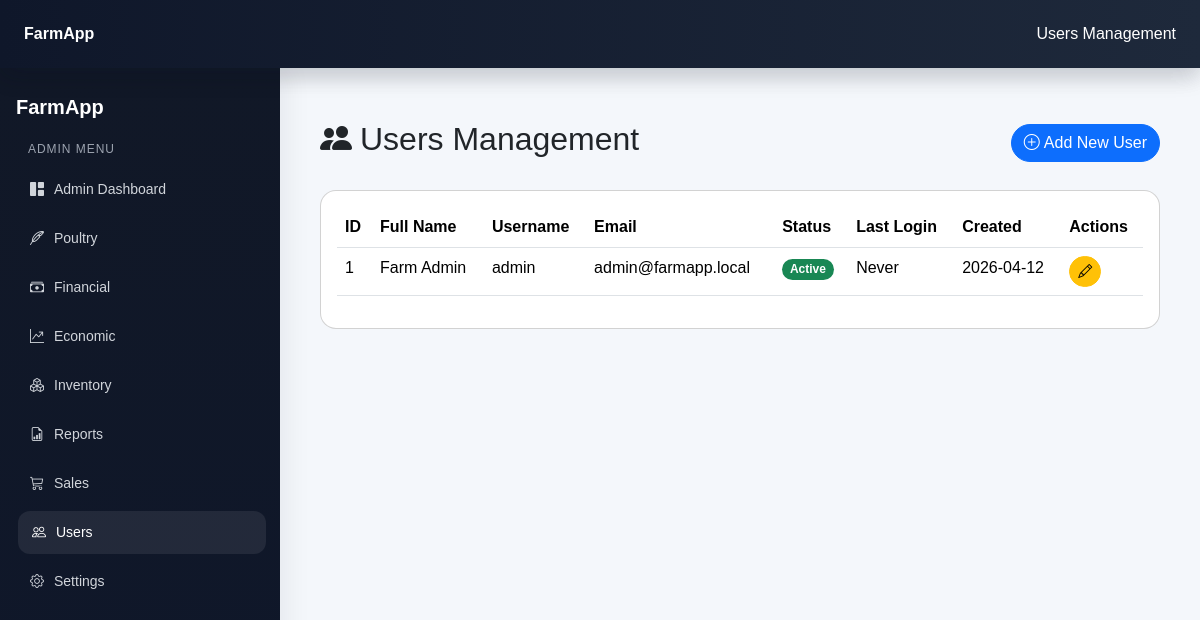
The app's page /users (signed in) with its own data.
### tables this page shows
CREATE TABLE users (
    id INT UNSIGNED AUTO_INCREMENT PRIMARY KEY,
    full_name VARCHAR(100) NOT NULL,
    username VARCHAR(50) NOT NULL,
    email VARCHAR(100) DEFAULT NULL,
    password_hash VARCHAR(255) NOT NULL,
    is_active TINYINT(1) NOT NULL DEFAULT 1,
    created_at TIMESTAMP NULL DEFAULT CURRENT_TIMESTAMP,
    updated_at TIMESTAMP NULL DEFAULT CURRENT_TIMESTAMP ON UPDATE CURRENT_TIMESTAMP,
    last_login_at TIMESTAMP NULL DEFAULT NULL,
    UNIQUE KEY unique_username (username),
    UNIQUE KEY unique_email (email),
    KEY idx_username (username),
    KEY idx_email (email),
    KEY idx_is_active (is_active)
);

### app/core/Controller.php (called while the page is built, shortened)
<?php
class Controller
{
    protected function view(string $view, array $data = [], string $layout = 'admin')
    {
        extract($data);
        $layoutPath = BASE_PATH . 'app/views/layouts/' . $layout . '.php';
        require $layoutPath;
    }
}

### app/controllers/UsersController.php (called while the page is built, shortened)
<?php
require_once BASE_PATH . 'app/core/Controller.php';
require_once BASE_PATH . 'app/models/User.php';
class UsersController extends Controller
{
    public function index(): void
    {
        $userModel = new User();
        $users = $userModel->all();
        $this->view('users/index', [
            'pageTitle' => 'Users Management',
            'users' => $users,
        ], 'admin');
    }
}

### app/core/Router.php (called while the page is built, shortened)
<?php
require_once BASE_PATH . 'app/core/Controller.php';
class Router
{
    private array $routes;
    public function __construct(array $routes)
    {
        $this->routes = $routes;
    }
    public function dispatch(string $uri): void
    {
        $path = trim($uri, '/');
        [$controllerName, $method] = $this->routes[$path];
        $controller = new $controllerName();
        $controller->$method();
    }
}

### index.php (called while the page is built, shortened)
<?php
require_once BASE_PATH . 'app/config/Database.php';
require_once BASE_PATH . 'app/core/Router.php';
$routes = require BASE_PATH . 'app/Router/web.php';
$router = new Router($routes);
$requestUri = parse_url($_SERVER['REQUEST_URI'], PHP_URL_PATH);
$basePath = rtrim(parse_url(BASE_URL, PHP_URL_PATH), '/');
if ($basePath && str_starts_with($requestUri, $basePath)) {
    $requestUri = substr($requestUri, strlen($basePath));
}
$requestUri = trim($requestUri, '/');
$router->dispatch($requestUri === '' ? '/' : $requestUri);

### app/config/Database.php (called while the page is built)
<?php
class Database
{
    private static ?PDO $connection = null;
    public static function connect(): PDO
    {
        if (self::$connection === null) {
            $dsn = sprintf(
                'mysql:host=%s;dbname=%s;charset=utf8mb4',
                DB_HOST,
                DB_NAME
            );
            try {
                self::$connection = new PDO($dsn, DB_USER, DB_PASS, [
                    PDO::ATTR_ERRMODE => PDO::ERRMODE_EXCEPTION,
                    PDO::ATTR_DEFAULT_FETCH_MODE => PDO::FETCH_ASSOC,
                    PDO::ATTR_EMULATE_PREPARES => false,
                ]);
            } catch (PDOException $e) {
                error_log('Database connection failed: ' . $e->getMessage());
                die('Database connection failed.');
            }
        }
        return self::$connection;
    }
}

### app/core/Model.php (called while the page is built, shortened)
<?php
require_once BASE_PATH . 'app/config/Database.php';
class Model
{
    public function __construct()
    {
        $this->db = Database::connect();
    }
}

### app/models/User.php (called while the page is built, shortened)
<?php
require_once BASE_PATH . 'app/core/Model.php';
class User extends Model
{
    public function all(): array
    {
        $stmt = $this->db->query("SELECT * FROM users ORDER BY created_at DESC");
        return $stmt->fetchAll();
    }
}

### app/views/users/index.php (the view, shortened to what this page needs)
<?php require_once BASE_PATH . 'app/views/partials/navbar.php'; ?>
<?php require_once BASE_PATH . 'app/views/partials/sidebar.php'; ?>
<div class="content-wrapper">
    <div class="container-fluid py-4">
        <div class="d-flex justify-content-between align-items-center mb-4">
            <h2><i class="bi bi-people-fill me-2"></i>Users Management</h2>
            <a href="<?= rtrim(BASE_URL, '/') ?>/users/create" class="btn btn-primary">
                <i class="bi bi-plus-circle me-1"></i>Add New User
            </a>
        </div>
        <div class="card">
            <div class="card-body">
                <div class="table-responsive">
                    <table class="table table-hover">
                        <thead>
                            <tr>
                                <th>ID</th>
                                <th>Full Name</th>
                                <th>Username</th>
                                <th>Email</th>
                                <th>Status</th>
                                <th>Last Login</th>
                                <th>Created</th>
                                <th>Actions</th>
                            </tr>
                        </thead>
                        <tbody>
                            <?php if (empty($users)): ?>
                                <tr>
                                    <td colspan="8" class="text-center py-4">No users found</td>
                                </tr>
                            <?php else: ?>
                                <?php foreach ($users as $user): ?>
                                    <tr>
                                        <td><?= (int)$user['id'] ?></td>
                                        <td><?= htmlspecialchars($user['full_name']) ?></td>
                                        <td><?= htmlspecialchars($user['username']) ?></td>
                                        <td><?= htmlspecialchars($user['email'] ?? 'N/A') ?></td>
                                        <td>
                                            <?php if ($user['is_active']): ?>
                                                <span class="badge bg-success">Active</span>
                                            <?php else: ?>
                                                <span class="badge bg-secondary">Inactive</span>
                                            <?php endif; ?>
                                        </td>
                                        <td><?= $user['last_login_at'] ? date('Y-m-d H:i', strtotime($user['last_login_at'])) : 'Never' ?></td>
                                        <td><?= date('Y-m-d', strtotime($user['created_at'])) ?></td>
                                        <td>
                                            <a href="<?= rtrim(BASE_URL, '/') ?>/users/edit?id=<?= (int)$user['id'] ?>"
                                               class="btn btn-sm btn-warning">
                                                <i class="bi bi-pencil"></i>
                                            </a>
                                        </td>
                                    </tr>
                                <?php endforeach; ?>
                            <?php endif; ?>
                        </tbody>
                    </table>
                </div>
            </div>
        </div>
    </div>
</div>
<?php require_once BASE_PATH . 'app/views/partials/footer.php'; ?>

### app/views/layouts/admin.php (shortened to what this page needs)
<!DOCTYPE html>
<html lang="en">
<head>
    <link href="https://cdn.jsdelivr.net/npm/bootstrap@5.3.3/dist/css/bootstrap.min.css" rel="stylesheet">
    <link href="https://cdn.jsdelivr.net/npm/bootstrap-icons@1.11.3/font/bootstrap-icons.css" rel="stylesheet">
</head>
<body>
<header class="topbar">
    <div class="fw-bold fs-5 d-flex align-items-center gap-2">
        <i class="bi bi-egg-fried text-warning"></i> FarmApp
    </div>
    <div class="text-white-50 small"><?= htmlspecialchars($pageTitle ?? '') ?></div>
    <div class="d-flex align-items-center gap-3">
        <a href="<?= rtrim(BASE_URL, '/') ?>/admin" class="text-white-50 text-decoration-none small">
            <i class="bi bi-grid-1x2"></i> Dashboard
        </a>
        <a href="<?= rtrim(BASE_URL, '/') ?>/logout" class="text-white-50 text-decoration-none small" title="Sign out">
            <i class="bi bi-box-arrow-right"></i> Sign Out
        </a>
    </div>
</header>
<div class="app-shell">
    <?php require BASE_PATH . 'app/views/partials/sidebar.php'; ?>
    <main class="main-content">
        <?php require $viewPath; ?>
    </main>
</div>
</body>
</html>

### app/views/partials/sidebar.php (shortened to what this page needs)
<?php
$sidebarType = $sidebarType ?? 'admin';
function nav_url(string $path): string
{
    return rtrim(BASE_URL, '/') . '/' . ltrim($path, '/');
}
$currentPath = trim(parse_url($_SERVER['REQUEST_URI'], PHP_URL_PATH), '/');
$projectFolder = trim(parse_url(BASE_URL, PHP_URL_PATH), '/');
if ($projectFolder !== '' && str_starts_with($currentPath, $projectFolder)) {
    $currentPath = trim(substr($currentPath, strlen($projectFolder)), '/');
}
$items = $menus[$sidebarType] ?? $menus['admin'];
?>
<aside class="sidebar">
    <div class="fw-bold fs-5 mb-3">FarmApp</div>
    <div class="sidebar-title"><?= htmlspecialchars(ucfirst($sidebarType)) ?> Menu</div>
    <?php foreach ($items as $item): ?>
        <?php
        $active = ($currentPath === $item['match'] || str_starts_with($currentPath, $item['match'] . '/')) ? 'active' : '';
        ?>
        <a href="<?= htmlspecialchars($item['url']) ?>" class="<?= $active ?>">
            <i class="bi <?= htmlspecialchars($item['icon']) ?>"></i>
            <span><?= htmlspecialchars($item['label']) ?></span>
        </a>
    <?php endforeach; ?>
</aside>

### app/views/partials/navbar.php (shortened to what this page needs)
<!DOCTYPE html>
<html lang="en">
<head>
    <link href="https://cdn.jsdelivr.net/npm/bootstrap@5.3.3/dist/css/bootstrap.min.css" rel="stylesheet">
    <link href="https://cdn.jsdelivr.net/npm/bootstrap-icons@1.11.3/font/bootstrap-icons.css" rel="stylesheet">
</head>
<body>
<header class="topbar">
    <div class="fw-bold">FarmApp</div>
    <div><?= htmlspecialchars($pageTitle ?? 'Dashboard') ?></div>
</header>

### app/views/layouts/admin.php (style rules this page uses)
html, body { height: 100%; margin: 0; font-family: Arial, sans-serif; background: #f4f7fb; overflow: hidden; }
.topbar { height: 60px; min-height: 60px; background: linear-gradient(90deg, #0f172a, #1e293b); color: #fff; display: flex; align-items: center; justify-content: space-between; padding: 0 24px; position: fixed; top: 0; left: 0; right: 0; z-index: 1100; box-shadow: 0 2px 12px rgba(15,23,42,.15); }
.app-shell { display: flex; margin-top: 60px; height: calc(100vh - 60px); }
.sidebar { width: 260px; min-width: 260px; background: linear-gradient(180deg, #111827 0%, #0f172a 100%); color: #fff; padding: 20px 14px; overflow-y: auto; overflow-x: hidden; position: fixed; top: 60px; left: 0; height: calc(100vh - 60px); }
.sidebar a { color: #d1d5db; text-decoration: none; display: flex; align-items: center; gap: 10px; padding: 10px 13px; border-radius: 10px; margin-bottom: 4px; transition: all .18s ease; font-size: 14px; }
.sidebar a:hover, .sidebar a.active { background: rgba(255,255,255,.09); color: #fff; }
.sidebar-title { font-size: 11px; text-transform: uppercase; letter-spacing: .08em; color: #6b7280; margin: 16px 12px 8px; }
.main-content { margin-left: 260px; width: calc(100% - 260px); height: calc(100vh - 60px); overflow-y: auto; overflow-x: hidden; padding: 28px; }
.card { border-radius: 16px !important; }
.btn { border-radius: 999px !important; }
.badge { border-radius: 999px !important; }

### app/views/partials/navbar.php (style rules this page uses)
html, body { height: 100%; margin: 0; overflow: hidden; font-family: Arial, sans-serif; background: #f4f7fb; }
body { display: flex; flex-direction: column; }
.topbar { height: 68px; min-height: 68px; background: linear-gradient(90deg, #0f172a, #1e293b); color: #fff; display: flex; align-items: center; justify-content: space-between; padding: 0 24px; box-shadow: 0 8px 24px rgba(15, 23, 42, 0.12); position: fixed; top: 0; left: 0; right: 0; z-index: 1100; }
.app-shell { display: flex; margin-top: 68px; height: calc(100vh - 68px); overflow: hidden; }
.sidebar { width: 280px; min-width: 280px; height: calc(100vh - 68px); background: linear-gradient(180deg, #111827 0%, #0f172a 100%); color: #fff; padding: 24px 16px; box-shadow: 8px 0 24px rgba(15, 23, 42, 0.06); position: fixed; top: 68px; left: 0; overflow-y: auto; overflow-x: hidden; }
.sidebar a { color: #d1d5db; text-decoration: none; display: flex; align-items: center; gap: 10px; padding: 11px 14px; border-radius: 12px; margin-bottom: 6px; transition: all 0.2s ease; }
.sidebar a:hover, .sidebar a.active { background: rgba(255,255,255,0.08); color: #fff; transform: translateX(2px); }
.sidebar-title { font-size: 12px; text-transform: uppercase; letter-spacing: .08em; color: #9ca3af; margin: 18px 12px 10px; }
.main-content { margin-left: 280px; width: calc(100% - 280px); height: calc(100vh - 68px); overflow-y: auto; overflow-x: hidden; padding: 28px; }
.card { overflow: hidden; }
.btn, .badge { border-radius: 999px; }

### records on screen
users: id "1", full_name "Farm Admin", username "admin", email "admin@farmapp.local", is_active "Active", shows "Never", created_at "2026-04-12"

### other values on screen
$sidebarType "ADMIN"
$item['label'] "Admin Dashboard"
$item['label'] "Poultry"
$item['label'] "Financial"
$item['label'] "Economic"
$item['label'] "Inventory"
$item['label'] "Reports"
$item['label'] "Sales"
$item['label'] "Users"
$item['label'] "Settings"
$pageTitle "Users Management"
